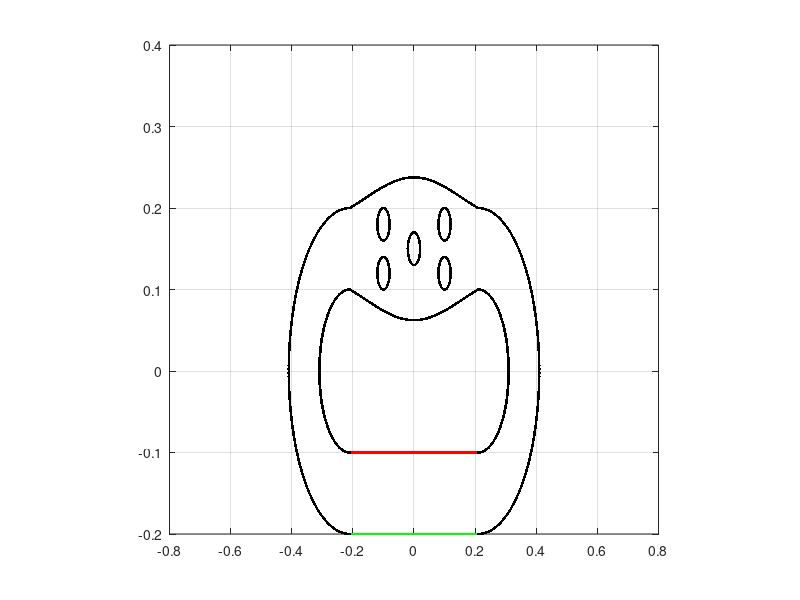

Recreate this plot in MATLAB.
%Racetrack with prescribed peristalsis and pericardium

L = 1;                              % length of computational domain (m)
N = 512;                            % number of Cartesian grid meshwidths at the finest level of the AMR grid
dx = L/N;                           % Cartesian mesh width (m)
ds = L/(2*N);                       % space between boundary points in straight tube

%%%%%%%%%%%%%%%%%%%%%%%%%%%%%%%%%%%%%%%%%%%%%%%%%%%
%Lines 51-58 from generate mesh
% Parameters for the prescribed peristalsis
%Lap = 0.3;                          % length of the actuator section
% NLap = ceil(Lap/ds);                  % number of points along each actuator
%Cap = 0.5*Lt;                       % center of the actuator section
%NCap = ceil(ceil(Nstraight/2)*Cap/Lt); % index of the center point
%Na1p = NCap - ceil(NLap/2);            % index of the starting point with respect to the elastic section
%Na2p = Na1p+NLap-1;                    % index of the ending point with respect to the elastic section



%%%%%%%%%%%%%%%%%%%%%%%%%%%%%%%%%%%%%%%%%%%%%%%%%%%
%Parameters for the racetrack

Let = 0.4;                          % Length of elastic tube (m)
Nend = 10;                           % Number of rigid points on each end of elastic section
Lt = Let+2*Nend*ds;                 % Length of straight section with three rigid points on each end

diameter = 0.1;                     % diameter of the tube
R2 = 0.1;                           % radius of inner wall
R1 = R2+diameter;                   % radius of outer wall
percent = 0.8;                      % percent contraction for applied force peristalsis

radius = .02;                       % Radius of obstacles 
gamma = 0 : asin(ds/radius) : 2*pi;  % used for making the circle obstacles

Nstraight = 2*ceil(Lt/ds);          % number of points along each straight section
Ncurve = 2*ceil(pi*R1/ds);          % number of points along each curved section
Nrace = Nstraight+2*Ncurve;         % number of points making up the racetrack part
Nracecirc = Nrace+5*length(gamma);  % number of points making up the circle obstacles
dtheta = pi/(Ncurve/2);             % angle increment for drawing curved edges

mesh_name = 'heart_';               % structure name



centery = 0;                        % y-position of center of curved sections
centerx1 = -0.5*Lt;                 % x-position of center of left curved section
centerx2 = 0.5*Lt;                  % x-position of center of right curved section

%%%%%%%%%%%%%%%%%%%%%%%%%%%%%%%%%%%%%%%%%%%%%%%%%%%%%%%%%%
%%%%%%%%%%%%%%%%%%%%%%%%%%%%%%%%%%%%%%%%%%%%%%%%%%%%%%%%%
% Parameters for the pericardium
%Dp = 2*diameter;                    %diameter of the pericardium
%Nperi = 2*ceil((Dp-diameter)/ds);  % number of boundary points along the sides of the pericardium
%Nperitot = Nperi + Nstraight;       % total number of pericardium points

%%%%%%%%%%%%%%%%%%%%%%%%%%%%%%%%%%%%%%%%%%%%%%%%%%%%%%%%%%
%%%%%%%%%%%%%%%%%%%%%%%%%%%%%%%%%%%%%%%%%%%%%%%%%%%%%%%%%
% Parameters for the actuator
%La = 0.04;                          % length of the actuator section
%NLa = ceil(La/ds);                  % number of points along each actuator
%Ca = 0.25*Lt;                       % center of the actuator section
%NCa = ceil(ceil(Nstraight/2)*Ca/Lt); % index of the center point
%Na1 = NCa - ceil(NLa/2);            % index of the starting point with respect to the elastic section
%Na2 = Na1+NLa-1;                    % index of the ending point with respect to the elastic section

%%%%%%%%%%%%%%%%%%%%%%%%%%%%%%%%%%%%%%%%%%%%%%%%%%%%%%%%%%
%%%%%%%%%%%%%%%%%%%%%%%%%%%%%%%%%%%%%%%%%%%%%%%%%%%%%%%%%
% Parameters for the prescribed peristalsis
Lap = 0.3;                            % length of the actuator section
NLap = ceil(Lap/ds);                  % number of points along each actuator
Cap = 0.5*Lt;                         % center of the actuator section
NCap = ceil(ceil(Nstraight/2)*Cap/Lt); % index of the center point
Na1p = NCap - ceil(NLap/2);            % index of the starting point with respect to the elastic section
Na2p = Na1p+NLap-1;                    % index of the ending point with respect to the elastic section


%%%%%%%%%%%%%%%%%%%%%%%%%%%%%%%%%%%%%%%%%%%
%%%%%%%%%%%%%%%%%%%%%%%%%%%%%%%%%%%%%%%%%%%

% Parameters for applied force peristalsis
%Lnperi = 0.05;                          % length of the end of the flexible tube without peristalsis
%Lperi = Lt-2*Lnperi;                      % length of the peristalsis section of tube
%Nperist = ceil(Lperi/ds);                 % number of peristaltic points on top or bottom of tube
%NCent = ceil(Nstraight/4);                 %index of center of elastic tube
%Nperi1 = NCent-ceil(0.5*Nperist);           % index of the starting point with respect to the elastic section
%Nperi2 = Nperi1+Nperist-1;                  %index of the ending point with respect to the elastic section

%%%%%%%%%%%%%%%%%%%%%%%%%%%%%%%%%%%%%%%%%%%
%%%%%%%%%%%%%%%%%%%%%%%%%%%%%%%%%%%%%%%%%%%
% parameters for markers
Nmarkersx = 11;                     %number of columns of markers
Nmarkersy = 11;                     %number of markers in each column
Nmarkers=Nmarkersx*Nmarkersy;       %total number of markers
dmx = Let/(Nmarkersx-1);            %space between markers in x-direction
dmy = diameter/(Nmarkersy-1);       %space between markers in y-direction

%%%%%%%%%%%%%%%%%%%%%%%%%%%%%%%%%%%%%%%%%%%
%%%%%%%%%%%%%%%%%%%%%%%%%%%%%%%%%%%%%%%%%%%
% material parameters
kappa_spring = 30.0;               % spring constant (Newton)
kappa_beam = 0.3;                 % beam stiffness constant (Newton m^2) %2.5e-2 works for Wo>=5
kappa_target = kappa_spring;        % target point penalty spring constant (Newton)
Fmag = 4.0e0;                % this is my best guess at a reasonable applied force %4.0e0 works for Wo>=5
phase = 0;                      %initial phase of the oscillating force, where F=Fmag*phase and phase = (1+sin(2*pi*f*t-pi/2));

%%%%%%%%%%%%%%%%%%%%%%%%%%%%%%%%%%%%%%%%%%%%%%%%%%%%%%%%%%%%%%%%%%%%%%%%%%%%%%%%

%%%%%%%%%%%%%%%%%%%%%%%%%%%%%%
% Make markers as vertices with no material properties

vertex_fid = fopen(['markers_' num2str(N) '.vertex'], 'w');
fprintf(vertex_fid, '%d\n', Nmarkers);

%top part
for i=0:Nmarkersx-1
    for j=0:Nmarkersy-1
        y = centery-R2-j*dmy;
        x = -Let/2+i*dmx;
    fprintf(vertex_fid, '%1.16e %1.16e\n', x, y);
    end
end


%%%%%%%%%%%%%%%%%%%%%%%%%%%%%%%%%%%%%%%%%%%%%%%%%%%%%%%%%%%%%%%%%%%%%%%%%%%%%%%%
%%%%%%%%%%%%%%%%%%%%%%%%%%%%%%
% prescribed peristalsis part
% Write out the vertex information

% Allocate space for variables
ytop_elastic = zeros(1,ceil(Nstraight/2));
xtop_elastic = zeros(1,ceil(Nstraight/2));
ybot_elastic = zeros(1,ceil(Nstraight/2));
xbot_elastic = zeros(1,ceil(Nstraight/2));

% Vertex information
vertex_fid = fopen([mesh_name 'tube_' num2str(N) '.vertex'], 'w');
fprintf(vertex_fid, '%d\n', Nstraight);

% Top section, elastic tube
for i = 1:(Nstraight/2)
    ytop_elastic(1,i) = centery-R2;
    xtop_elastic(1,i) = -Lt/2+(i-1)*ds;
    fprintf(vertex_fid, '%1.16e %1.16e\n', xtop_elastic(1,i), ytop_elastic(1,i));
end

% Bottom section, elastic tube
for  i = 1:(Nstraight/2)
    ybot_elastic(1,i) = centery-R1;
    xbot_elastic(1,i) = -Lt/2+(i-1)*ds;
    fprintf(vertex_fid, '%1.16e %1.16e\n', xbot_elastic(1,i), ybot_elastic(1,i));
end

fclose(vertex_fid);

% Plots elastic tube vertices
plot(xtop_elastic,ytop_elastic,'r.')
hold on
plot(xbot_elastic,ybot_elastic,'g.')
%%%%%%%%%%%%%%%%%%%%%%%%%%%%%%%%%%%%%%%%%%%%%%%%%%%%%%%%%%%%%%%%%%%%%%%%%%%%%%%%

%%%%%%%%%%%%%%%%%%%%%%%%%%%%%%
% race track part
% Write out the vertex information

% Allocate Space
x_race = zeros(1,Nrace);
y_race = zeros(1,Nrace);

vertex_fid = fopen([mesh_name 'race_' num2str(N) '.vertex'], 'w');
fprintf(vertex_fid, '%d\n', Nracecirc);

%right inner curved part of racetrack 
for i=1:ceil(Ncurve/2)
    theta = (i-1)*dtheta-pi/2;
    y_race(1,i) = centery+R2*sin(theta);
    x_race(1,i) = Lt/2+R2*cos(theta);
    fprintf(vertex_fid, '%1.16e %1.16e\n', x_race(1,i), y_race(1,i));
end

%straight inner section on the top
for i = ceil(Ncurve/2)+1:ceil(Ncurve/2)+ceil(Nstraight/2)
    theta = (i-1)*dtheta-pi/2;
    theta1 = pi/2+(i-(ceil(Ncurve/2)+ceil(Nstraight/2))-1)*dtheta;
    y_race(1,i) = centery+R2-0.05*(-cos(theta))*cos(theta1);
    x_race(1,i) = centerx2-(i-ceil(Ncurve/2)-1)*ds;
    fprintf(vertex_fid, '%1.16e %1.16e\n', x_race(1,i), y_race(1,i));
end

%left inner curved part of racetrack
for i = ceil(Ncurve/2)+ceil(Nstraight/2)+1:Ncurve+ceil(Nstraight/2)
    theta = pi/2+(i-(ceil(Ncurve/2)+ceil(Nstraight/2))-1)*dtheta;
    y_race(1,i) = centery+R2*sin(theta);
    x_race(1,i) = centerx1+R2*cos(theta);
    fprintf(vertex_fid, '%1.16e %1.16e\n', x_race(1,i), y_race(1,i));
end

%right outer curved part of racetrack 
for i=Ncurve+ceil(Nstraight/2)+1:Ncurve+ceil(Ncurve/2)+ceil(Nstraight/2)
    theta=(i-(Ncurve+ceil(Nstraight/2))-1)*dtheta-pi/2;
    y_race(1,i) = centery+R1*sin(theta);
    x_race(1,i) = Lt/2+R1*cos(theta);
    fprintf(vertex_fid, '%1.16e %1.16e\n', x_race(1,i), y_race(1,i));
end

%straight outer section on the top
for i=Ncurve+ceil(Ncurve/2)+ceil(Nstraight/2)+1:Ncurve+ceil(Ncurve/2)+Nstraight
    theta=(i-(Ncurve+ceil(Nstraight/2))-1)*dtheta-pi/2;
    theta1=pi/2+(i-(Ncurve+ceil(Ncurve/2)+Nstraight)-1)*dtheta;
    y_race(1,i)=centery+R1+0.05*(-cos(theta))*cos(theta1);
    x_race(1,i)=centerx2-(i-(Ncurve+ceil(Ncurve/2)+ceil(Nstraight/2))-1)*ds;
    fprintf(vertex_fid, '%1.16e %1.16e\n', x_race(1,i), y_race(1,i));
end


%left outer curved part of racetrack
for i = Ncurve+ceil(Ncurve/2)+Nstraight+1:Nrace
    theta = pi/2+(i-(Ncurve+ceil(Ncurve/2)+Nstraight)-1)*dtheta;
    y_race(1,i) = centery+R1*sin(theta);
    x_race(1,i) = centerx1+R1*cos(theta);
    fprintf(vertex_fid, '%1.16e %1.16e\n', x_race(1,i), y_race(1,i));
end



% ADDING OBSTACLES / CIRCLES WITHIN THE TOP TUBE

%???????????????
%
% Vertex information for obstacles
%vertex_fid = fopen([mesh_name 'circ_' num2str(N) '.vertex'], 'w');
%fprintf(vertex_fid, '%d\n', Nracecirc);
%
%???????????????


% CENTER OBSTACLE
x1Center = 0;
y1Center = .15;
x1 = radius * cos(gamma) + x1Center;
y1 = radius * sin(gamma) + y1Center;
plot(x1,y1,'k.');
axis square;
grid on;

for i = 1:length(gamma)
    fprintf(vertex_fid, '%1.16e %1.16e\n', x1(1,i), y1(1,i));
end

% RIGHT TOP OBSTACLE
x2Center = 0.1;
y2Center = .18;
x2 = radius * cos(gamma) + x2Center;
y2 = radius * sin(gamma) + y2Center;
plot(x2,y2,'k.');
%plot(x,y,.1,.18,'lineWidth',3);
axis square;
grid on;

for i = 1:length(gamma)
    fprintf(vertex_fid, '%1.16e %1.16e\n', x2(1,i), y2(1,i));
end

% RIGHT BOTTOM OBSTACLE
x3Center = 0.1;
y3Center = .12;
x3 = radius * cos(gamma) + x3Center;
y3 = radius * sin(gamma) + y3Center;
plot(x3,y3,'k.');
%plot(x,y,.1,.12,'lineWidth',3);
axis square;
%grid on;

for i = 1:length(gamma)
    fprintf(vertex_fid, '%1.16e %1.16e\n', x3(1,i), y3(1,i));
end

% LEFT TOP OBSTACLE
x4Center = -0.1;
y4Center = .18;
x4 = radius * cos(gamma) + x4Center;
y4 = radius * sin(gamma) + y4Center;
plot(x4,y4,'k.');
%plot(x,y,-0.1,.18,'lineWidth',3);
axis square;
grid on;

for i = 1:length(gamma)
    fprintf(vertex_fid, '%1.16e %1.16e\n', x4(1,i), y4(1,i));
end

% LEFT BOTTOM OBSTACLE
x5Center = -0.1;
y5Center = .12;
x5 = radius * cos(gamma) + x5Center;
y5 = radius * sin(gamma) + y5Center;
plot(x5,y5,'k.');
%plot(x,y,-0.1,.12,'lineWidth',3);
axis square;
grid on;

for i = 1:length(gamma)
    fprintf(vertex_fid, '%1.16e %1.16e\n', x5(1,i), y5(1,i));
end

fclose(vertex_fid);

% Plots the racetrack vertices
plot(x_race,y_race,'k.')


%%%%%%%%%%%%%%%%%%%%%%%%%%%%%%%%%%%%%%%%%%%%%%%%%%%%%%%%%%%%%%%%%%%%%%%%%%%%%%%%

%%%%%%%%%%%%%%%%%%%%%%%%%%%%%%%%%%%%%%%%%%%%%%%%%%%%%%%%%%%%%%%%%%%%%%%%%%%%%%%%
% Write out the spring information for the elastic section

spring_fid = fopen([mesh_name 'tube_' num2str(N) '.spring'], 'w');
fprintf(spring_fid, '%d\n', Nstraight-2);

%elastic part of tube
for i = 0:ceil(Nstraight/2)-2
    fprintf(spring_fid, '%d %d %1.16e %1.16e\n', i, i+1, kappa_spring*ds/(ds^2), ds);
end

for i = ceil(Nstraight/2):Nstraight-2
    fprintf(spring_fid, '%d %d %1.16e %1.16e\n', i, i+1, kappa_spring*ds/(ds^2), ds);
end

fclose(spring_fid);
%
% %%%%%%%%%%%%%%%%%%%%%%%%%%%%%%%%%%%%%%%%%%%%%%%%%%%%%%%%%%%%%%%%%%%%%%%%%%%%%%%%
% %%%%%%%%%%%%%%%%%%%%%%%%%%%%%%%%%%%%%%%%%%%%%%%%%%%%%%%%%%%%%%%%%%%%%%%%%%%%%%%%
% % Write out the beam information for the elastic section

beam_fid = fopen([mesh_name 'tube_' num2str(N) '.beam'], 'w');
fprintf(beam_fid, '%d\n', Nstraight-4);

%elastic part of tube
for i = 0:ceil(Nstraight/2)-3
    fprintf(beam_fid, '%d %d %d %1.16e\n', i, i+1, i+2, kappa_beam*ds/(ds^4));
end

for i = ceil(Nstraight/2):Nstraight-3
    fprintf(beam_fid, '%d %d %d %1.16e\n', i, i+1, i+2, kappa_beam*ds/(ds^4));
end
fclose(beam_fid);

%%%%%%%%%%%%%%%%%%%%%%%%%%%%%%%%%%%%%%%%%%%%%%%%%%%%%%%%%%%%%%%%%%%%%%%%%%%%%%%%
%%%%%%%%%%%%%%%%%%%%%%%%%%%%%%%%%%%%%%%%%%%%%%%%%%%%%%%%%%%%%%%%%%%%%%%%%%%%%%%%

% Write out the target point information for the ends of the elastic tube
target_fid = fopen([mesh_name 'tube_' num2str(N) '.target'], 'w');

fprintf(target_fid, '%d\n', 4*Nend);

for i = 0:Nend-1
    fprintf(target_fid, '%d %1.16e\n', i, kappa_target*ds/(ds^2));
end

for i = ceil(Nstraight/2)-Nend:ceil(Nstraight/2)-1
    fprintf(target_fid, '%d %1.16e\n', i, kappa_target*ds/(ds^2));
end

for i = ceil(Nstraight/2):ceil(Nstraight/2)+Nend-1
    fprintf(target_fid, '%d %1.16e\n', i, kappa_target*ds/(ds^2));
end

for i = Nstraight-Nend:Nstraight-1
    fprintf(target_fid, '%d %1.16e\n', i, kappa_target*ds/(ds^2));
end

fclose(target_fid);



%%%%%%%%%%%%%%%%%%%%%%%%%%%%%%%%%%%%%%%%%%%%%%%%%%%%%%%%%%%%%%%%%%%%%%%%%%%%%%%%
% Write out the target point information for the racetrack
target_fid = fopen([mesh_name 'race_' num2str(N) '.target'], 'w');

fprintf(target_fid, '%d\n', Nracecirc);

for i = 0:Nracecirc-1
    fprintf(target_fid, '%d %1.16e\n', i, kappa_target*ds/(ds^2));
end

fclose(target_fid);

%%%%%%%%%%%%%%%%%%%%%%%%%%%%%%%%%%%%%%%%%%%%%%%%%%%%%%%%%%%%%%%%%%%%%%%%%%%%%%%%
%Target point information for the circles

target_fid = fopen([mesh_name 'circ_' num2str(N) '.target'], 'w');

fprintf(target_fid, '%d\n', Nracecirc);

for i = 0:Nrace-1
    fprintf(target_fid, '%d %1.16e\n', i, kappa_target*ds/(ds^2));
end

fclose(target_fid);


%%%%%%%%%%%%%%%%%%%%%%%%%%%%%%%%%%%%%%%%%%%%%%%%%%%%%%%%%%%%%%%%%%%%%%%%%%%%%%%%

% Write out the target point information for the actuator
%
%top prescribed peristalsis
target_fid = fopen(['pperi_top_' num2str(N) '.target'], 'w');
fprintf(target_fid, '%d\n', NLap);

for i = 0:NLap-1,
    fprintf(target_fid, '%d %1.16e\n', i, kappa_target*ds/(ds^2));
end

fclose(target_fid);

%bottom prescribed peristalsis
target_fid = fopen(['pperi_bot_' num2str(N) '.target'], 'w');
fprintf(target_fid, '%d\n', NLap);

for i = 0:NLap-1,
    fprintf(target_fid, '%d %1.16e\n', i, kappa_target*ds/(ds^2));
end

fclose(target_fid);


